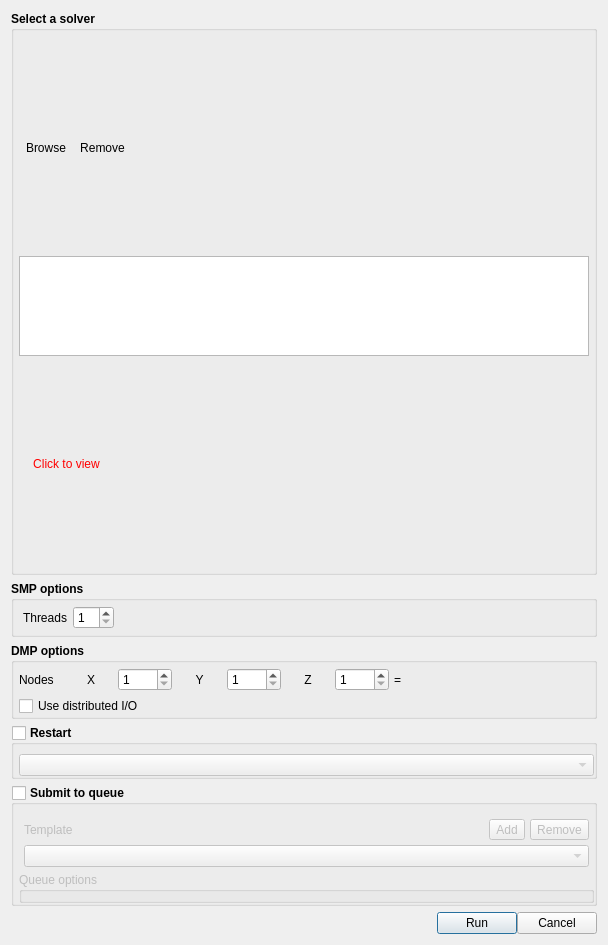
<?xml version="1.0" encoding="UTF-8"?>
<ui version="4.0">
 <class>Dialog</class>
 <widget class="QDialog" name="Dialog">
  <property name="geometry">
   <rect>
    <x>0</x>
    <y>0</y>
    <width>608</width>
    <height>945</height>
   </rect>
  </property>
  <property name="windowTitle">
   <string>Run</string>
  </property>
  <layout class="QGridLayout" name="layout">
   <item row="2" column="0">
    <widget class="QGroupBox" name="groupbox_dmp_options">
     <property name="sizePolicy">
      <sizepolicy hsizetype="MinimumExpanding" vsizetype="Maximum">
       <horstretch>0</horstretch>
       <verstretch>0</verstretch>
      </sizepolicy>
     </property>
     <property name="font">
      <font>
       <weight>75</weight>
       <bold>true</bold>
      </font>
     </property>
     <property name="title">
      <string>DMP options</string>
     </property>
     <property name="flat">
      <bool>true</bool>
     </property>
     <layout class="QGridLayout" name="gridLayout_2">
      <property name="leftMargin">
       <number>5</number>
      </property>
      <property name="topMargin">
       <number>5</number>
      </property>
      <property name="rightMargin">
       <number>0</number>
      </property>
      <property name="bottomMargin">
       <number>0</number>
      </property>
      <property name="spacing">
       <number>5</number>
      </property>
      <item row="3" column="8">
       <widget class="QLabel" name="label_equal">
        <property name="minimumSize">
         <size>
          <width>0</width>
          <height>0</height>
         </size>
        </property>
        <property name="font">
         <font>
          <weight>50</weight>
          <bold>false</bold>
         </font>
        </property>
        <property name="text">
         <string>=</string>
        </property>
       </widget>
      </item>
      <item row="3" column="7">
       <widget class="QSpinBox" name="spinbox_nodesk">
        <property name="font">
         <font>
          <weight>50</weight>
          <bold>false</bold>
         </font>
        </property>
        <property name="minimum">
         <number>1</number>
        </property>
        <property name="maximum">
         <number>9999</number>
        </property>
       </widget>
      </item>
      <item row="3" column="6">
       <widget class="QLabel" name="label_5">
        <property name="font">
         <font>
          <weight>50</weight>
          <bold>false</bold>
         </font>
        </property>
        <property name="text">
         <string>Z</string>
        </property>
        <property name="alignment">
         <set>Qt::AlignCenter</set>
        </property>
       </widget>
      </item>
      <item row="3" column="1">
       <widget class="QLabel" name="label_nodesi">
        <property name="font">
         <font>
          <weight>50</weight>
          <bold>false</bold>
         </font>
        </property>
        <property name="text">
         <string>Nodes</string>
        </property>
       </widget>
      </item>
      <item row="3" column="3">
       <widget class="QSpinBox" name="spinbox_nodesi">
        <property name="font">
         <font>
          <weight>50</weight>
          <bold>false</bold>
         </font>
        </property>
        <property name="minimum">
         <number>1</number>
        </property>
        <property name="maximum">
         <number>9999</number>
        </property>
       </widget>
      </item>
      <item row="3" column="5">
       <widget class="QSpinBox" name="spinbox_nodesj">
        <property name="font">
         <font>
          <weight>50</weight>
          <bold>false</bold>
         </font>
        </property>
        <property name="minimum">
         <number>1</number>
        </property>
        <property name="maximum">
         <number>9999</number>
        </property>
       </widget>
      </item>
      <item row="4" column="1" colspan="6">
       <widget class="CheckBox" name="checkbox_keyword_bdist_io">
        <property name="font">
         <font>
          <weight>50</weight>
          <bold>false</bold>
         </font>
        </property>
        <property name="text">
         <string>Use distributed I/O</string>
        </property>
       </widget>
      </item>
      <item row="3" column="4">
       <widget class="QLabel" name="label_4">
        <property name="font">
         <font>
          <weight>50</weight>
          <bold>false</bold>
         </font>
        </property>
        <property name="text">
         <string>Y</string>
        </property>
        <property name="alignment">
         <set>Qt::AlignCenter</set>
        </property>
       </widget>
      </item>
      <item row="3" column="9">
       <widget class="QLabel" name="label_total_dmp">
        <property name="sizePolicy">
         <sizepolicy hsizetype="Minimum" vsizetype="Fixed">
          <horstretch>0</horstretch>
          <verstretch>0</verstretch>
         </sizepolicy>
        </property>
        <property name="minimumSize">
         <size>
          <width>150</width>
          <height>0</height>
         </size>
        </property>
        <property name="maximumSize">
         <size>
          <width>100</width>
          <height>16777215</height>
         </size>
        </property>
        <property name="font">
         <font>
          <weight>50</weight>
          <bold>false</bold>
         </font>
        </property>
       </widget>
      </item>
      <item row="3" column="2">
       <widget class="QLabel" name="label_3">
        <property name="font">
         <font>
          <weight>50</weight>
          <bold>false</bold>
         </font>
        </property>
        <property name="text">
         <string>X</string>
        </property>
        <property name="alignment">
         <set>Qt::AlignCenter</set>
        </property>
       </widget>
      </item>
     </layout>
    </widget>
   </item>
   <item row="10" column="0">
    <widget class="QWidget" name="widget_2" native="true">
     <layout class="QHBoxLayout" name="horizontalLayout_3">
      <property name="spacing">
       <number>0</number>
      </property>
      <property name="leftMargin">
       <number>0</number>
      </property>
      <property name="topMargin">
       <number>0</number>
      </property>
      <property name="rightMargin">
       <number>0</number>
      </property>
      <property name="bottomMargin">
       <number>0</number>
      </property>
      <item>
       <spacer name="horizontalSpacer">
        <property name="orientation">
         <enum>Qt::Horizontal</enum>
        </property>
        <property name="sizeHint" stdset="0">
         <size>
          <width>40</width>
          <height>20</height>
         </size>
        </property>
       </spacer>
      </item>
      <item>
       <widget class="QPushButton" name="button_run">
        <property name="text">
         <string>Run</string>
        </property>
       </widget>
      </item>
      <item>
       <widget class="QPushButton" name="button_cancel">
        <property name="text">
         <string>Cancel</string>
        </property>
       </widget>
      </item>
     </layout>
    </widget>
   </item>
   <item row="0" column="0">
    <widget class="QGroupBox" name="groupBox">
     <property name="font">
      <font>
       <weight>75</weight>
       <bold>true</bold>
      </font>
     </property>
     <property name="title">
      <string>Select a solver</string>
     </property>
     <property name="flat">
      <bool>true</bool>
     </property>
     <layout class="QGridLayout" name="gridLayout_3">
      <property name="leftMargin">
       <number>5</number>
      </property>
      <property name="topMargin">
       <number>9</number>
      </property>
      <property name="rightMargin">
       <number>5</number>
      </property>
      <property name="bottomMargin">
       <number>0</number>
      </property>
      <property name="spacing">
       <number>0</number>
      </property>
      <item row="0" column="0" colspan="2">
       <widget class="QWidget" name="widget" native="true">
        <property name="font">
         <font>
          <weight>50</weight>
          <bold>false</bold>
         </font>
        </property>
        <layout class="QHBoxLayout" name="horizontalLayout_2">
         <property name="spacing">
          <number>0</number>
         </property>
         <property name="leftMargin">
          <number>0</number>
         </property>
         <property name="topMargin">
          <number>0</number>
         </property>
         <property name="rightMargin">
          <number>0</number>
         </property>
         <property name="bottomMargin">
          <number>0</number>
         </property>
         <item>
          <widget class="QToolButton" name="toolbutton_browse">
           <property name="font">
            <font>
             <weight>50</weight>
             <bold>false</bold>
            </font>
           </property>
           <property name="text">
            <string>Browse</string>
           </property>
           <property name="autoRaise">
            <bool>true</bool>
           </property>
          </widget>
         </item>
         <item>
          <widget class="QToolButton" name="toolbutton_remove">
           <property name="font">
            <font>
             <weight>50</weight>
             <bold>false</bold>
            </font>
           </property>
           <property name="text">
            <string>Remove</string>
           </property>
           <property name="autoRaise">
            <bool>true</bool>
           </property>
          </widget>
         </item>
         <item>
          <spacer name="horizontalSpacer_3">
           <property name="orientation">
            <enum>Qt::Horizontal</enum>
           </property>
           <property name="sizeHint" stdset="0">
            <size>
             <width>40</width>
             <height>20</height>
            </size>
           </property>
          </spacer>
         </item>
        </layout>
       </widget>
      </item>
      <item row="1" column="0" colspan="2">
       <widget class="QListWidget" name="listwidget_solver_list">
        <property name="maximumSize">
         <size>
          <width>16777215</width>
          <height>100</height>
         </size>
        </property>
        <property name="font">
         <font>
          <weight>50</weight>
          <bold>false</bold>
         </font>
        </property>
       </widget>
      </item>
      <item row="2" column="0" colspan="2">
       <widget class="QWidget" name="widget_3" native="true">
        <property name="font">
         <font>
          <weight>50</weight>
          <bold>false</bold>
         </font>
        </property>
        <layout class="QHBoxLayout" name="horizontalLayout">
         <property name="spacing">
          <number>0</number>
         </property>
         <property name="leftMargin">
          <number>0</number>
         </property>
         <property name="topMargin">
          <number>0</number>
         </property>
         <property name="rightMargin">
          <number>0</number>
         </property>
         <property name="bottomMargin">
          <number>0</number>
         </property>
         <item>
          <widget class="QLabel" name="label_solver_error">
           <property name="font">
            <font>
             <weight>50</weight>
             <bold>false</bold>
            </font>
           </property>
           <property name="styleSheet">
            <string notr="true">color:red</string>
           </property>
           <property name="text">
            <string/>
           </property>
           <property name="wordWrap">
            <bool>true</bool>
           </property>
          </widget>
         </item>
         <item>
          <widget class="QToolButton" name="toolbutton_view_error">
           <property name="font">
            <font>
             <weight>50</weight>
             <bold>false</bold>
            </font>
           </property>
           <property name="styleSheet">
            <string notr="true">color:red</string>
           </property>
           <property name="text">
            <string>Click to view</string>
           </property>
           <property name="autoRaise">
            <bool>true</bool>
           </property>
          </widget>
         </item>
         <item>
          <spacer name="horizontalSpacer_4">
           <property name="orientation">
            <enum>Qt::Horizontal</enum>
           </property>
           <property name="sizeHint" stdset="0">
            <size>
             <width>40</width>
             <height>20</height>
            </size>
           </property>
          </spacer>
         </item>
        </layout>
       </widget>
      </item>
     </layout>
    </widget>
   </item>
   <item row="4" column="0">
    <widget class="QGroupBox" name="groupbox_restart">
     <property name="font">
      <font>
       <weight>75</weight>
       <bold>true</bold>
      </font>
     </property>
     <property name="title">
      <string>Restart</string>
     </property>
     <property name="flat">
      <bool>true</bool>
     </property>
     <property name="checkable">
      <bool>true</bool>
     </property>
     <property name="checked">
      <bool>false</bool>
     </property>
     <layout class="QGridLayout" name="gridLayout_9">
      <property name="leftMargin">
       <number>5</number>
      </property>
      <property name="topMargin">
       <number>9</number>
      </property>
      <property name="rightMargin">
       <number>0</number>
      </property>
      <property name="bottomMargin">
       <number>0</number>
      </property>
      <property name="spacing">
       <number>0</number>
      </property>
      <item row="0" column="0">
       <widget class="QComboBox" name="combobox_restart">
        <property name="font">
         <font>
          <weight>50</weight>
          <bold>false</bold>
         </font>
        </property>
       </widget>
      </item>
     </layout>
    </widget>
   </item>
   <item row="1" column="0">
    <widget class="QGroupBox" name="groupbox_smp_options">
     <property name="font">
      <font>
       <weight>75</weight>
       <bold>true</bold>
      </font>
     </property>
     <property name="title">
      <string>SMP options</string>
     </property>
     <property name="flat">
      <bool>true</bool>
     </property>
     <layout class="QGridLayout" name="gridLayout_4">
      <property name="topMargin">
       <number>5</number>
      </property>
      <property name="rightMargin">
       <number>0</number>
      </property>
      <property name="bottomMargin">
       <number>5</number>
      </property>
      <item row="0" column="1">
       <widget class="QSpinBox" name="spinbox_threads">
        <property name="font">
         <font>
          <weight>50</weight>
          <bold>false</bold>
         </font>
        </property>
        <property name="minimum">
         <number>1</number>
        </property>
       </widget>
      </item>
      <item row="0" column="3">
       <spacer name="horizontalSpacer_5">
        <property name="orientation">
         <enum>Qt::Horizontal</enum>
        </property>
        <property name="sizeHint" stdset="0">
         <size>
          <width>40</width>
          <height>20</height>
         </size>
        </property>
       </spacer>
      </item>
      <item row="0" column="0">
       <widget class="QLabel" name="label_threads">
        <property name="sizePolicy">
         <sizepolicy hsizetype="Minimum" vsizetype="Preferred">
          <horstretch>0</horstretch>
          <verstretch>0</verstretch>
         </sizepolicy>
        </property>
        <property name="font">
         <font>
          <weight>50</weight>
          <bold>false</bold>
         </font>
        </property>
        <property name="text">
         <string>Threads</string>
        </property>
       </widget>
      </item>
      <item row="0" column="2">
       <widget class="QLabel" name="label_smp_warning">
        <property name="text">
         <string/>
        </property>
       </widget>
      </item>
     </layout>
    </widget>
   </item>
   <item row="5" column="0">
    <widget class="QGroupBox" name="groupbox_queue">
     <property name="font">
      <font>
       <weight>75</weight>
       <bold>true</bold>
      </font>
     </property>
     <property name="title">
      <string>Submit to queue</string>
     </property>
     <property name="flat">
      <bool>true</bool>
     </property>
     <property name="checkable">
      <bool>true</bool>
     </property>
     <property name="checked">
      <bool>false</bool>
     </property>
     <layout class="QGridLayout" name="gridlayout_queue">
      <property name="leftMargin">
       <number>5</number>
      </property>
      <property name="topMargin">
       <number>9</number>
      </property>
      <property name="rightMargin">
       <number>0</number>
      </property>
      <property name="bottomMargin">
       <number>0</number>
      </property>
      <property name="spacing">
       <number>0</number>
      </property>
      <item row="0" column="0">
       <widget class="QWidget" name="widget_queue_options" native="true">
        <property name="font">
         <font>
          <weight>50</weight>
          <bold>false</bold>
         </font>
        </property>
        <layout class="QGridLayout" name="gridLayout">
         <property name="leftMargin">
          <number>0</number>
         </property>
         <property name="topMargin">
          <number>0</number>
         </property>
         <property name="rightMargin">
          <number>0</number>
         </property>
         <property name="bottomMargin">
          <number>0</number>
         </property>
         <property name="spacing">
          <number>0</number>
         </property>
         <item row="0" column="0">
          <widget class="QWidget" name="frame" native="true">
           <property name="sizePolicy">
            <sizepolicy hsizetype="MinimumExpanding" vsizetype="Maximum">
             <horstretch>0</horstretch>
             <verstretch>0</verstretch>
            </sizepolicy>
           </property>
           <property name="font">
            <font>
             <weight>50</weight>
             <bold>false</bold>
            </font>
           </property>
           <layout class="QGridLayout" name="gridLayout_6">
            <property name="leftMargin">
             <number>5</number>
            </property>
            <property name="topMargin">
             <number>5</number>
            </property>
            <property name="rightMargin">
             <number>5</number>
            </property>
            <property name="bottomMargin">
             <number>5</number>
            </property>
            <property name="spacing">
             <number>5</number>
            </property>
            <item row="0" column="0">
             <widget class="QLabel" name="label_2">
              <property name="font">
               <font>
                <weight>50</weight>
                <bold>false</bold>
               </font>
              </property>
              <property name="text">
               <string>Template</string>
              </property>
             </widget>
            </item>
            <item row="1" column="0" colspan="5">
             <widget class="QComboBox" name="combobox_template">
              <property name="enabled">
               <bool>false</bool>
              </property>
              <property name="font">
               <font>
                <weight>50</weight>
                <bold>false</bold>
               </font>
              </property>
             </widget>
            </item>
            <item row="0" column="4">
             <widget class="QToolButton" name="delete_template_toolButton">
              <property name="sizePolicy">
               <sizepolicy hsizetype="Maximum" vsizetype="Fixed">
                <horstretch>0</horstretch>
                <verstretch>0</verstretch>
               </sizepolicy>
              </property>
              <property name="font">
               <font>
                <weight>50</weight>
                <bold>false</bold>
               </font>
              </property>
              <property name="text">
               <string>Remove</string>
              </property>
             </widget>
            </item>
            <item row="0" column="3">
             <widget class="QToolButton" name="browse_template_toolButton">
              <property name="sizePolicy">
               <sizepolicy hsizetype="Maximum" vsizetype="Fixed">
                <horstretch>0</horstretch>
                <verstretch>0</verstretch>
               </sizepolicy>
              </property>
              <property name="font">
               <font>
                <weight>50</weight>
                <bold>false</bold>
               </font>
              </property>
              <property name="text">
               <string>Add</string>
              </property>
             </widget>
            </item>
           </layout>
          </widget>
         </item>
         <item row="1" column="0">
          <widget class="QGroupBox" name="groupbox_queue_options">
           <property name="font">
            <font>
             <weight>50</weight>
             <bold>false</bold>
            </font>
           </property>
           <property name="title">
            <string>Queue options</string>
           </property>
           <property name="flat">
            <bool>true</bool>
           </property>
           <layout class="QGridLayout" name="groupbox_queue_options_gridlayout">
            <property name="leftMargin">
             <number>0</number>
            </property>
            <property name="topMargin">
             <number>5</number>
            </property>
            <property name="rightMargin">
             <number>0</number>
            </property>
            <property name="bottomMargin">
             <number>0</number>
            </property>
            <property name="spacing">
             <number>5</number>
            </property>
           </layout>
          </widget>
         </item>
        </layout>
       </widget>
      </item>
     </layout>
    </widget>
   </item>
  </layout>
 </widget>
 <customwidgets>
  <customwidget>
   <class>CheckBox</class>
   <extends>QCheckBox</extends>
   <header>mfixgui.widgets.base</header>
  </customwidget>
 </customwidgets>
 <tabstops>
  <tabstop>toolbutton_browse</tabstop>
  <tabstop>toolbutton_remove</tabstop>
  <tabstop>listwidget_solver_list</tabstop>
  <tabstop>spinbox_nodesi</tabstop>
  <tabstop>spinbox_nodesj</tabstop>
  <tabstop>spinbox_nodesk</tabstop>
  <tabstop>groupbox_restart</tabstop>
  <tabstop>combobox_restart</tabstop>
  <tabstop>groupbox_queue</tabstop>
  <tabstop>button_run</tabstop>
  <tabstop>button_cancel</tabstop>
  <tabstop>toolbutton_view_error</tabstop>
 </tabstops>
 <resources/>
 <connections>
  <connection>
   <sender>groupbox_restart</sender>
   <signal>toggled(bool)</signal>
   <receiver>combobox_restart</receiver>
   <slot>setVisible(bool)</slot>
   <hints>
    <hint type="sourcelabel">
     <x>219</x>
     <y>304</y>
    </hint>
    <hint type="destinationlabel">
     <x>225</x>
     <y>314</y>
    </hint>
   </hints>
  </connection>
  <connection>
   <sender>groupbox_queue</sender>
   <signal>toggled(bool)</signal>
   <receiver>widget_queue_options</receiver>
   <slot>setVisible(bool)</slot>
   <hints>
    <hint type="sourcelabel">
     <x>219</x>
     <y>385</y>
    </hint>
    <hint type="destinationlabel">
     <x>225</x>
     <y>395</y>
    </hint>
   </hints>
  </connection>
 </connections>
</ui>
